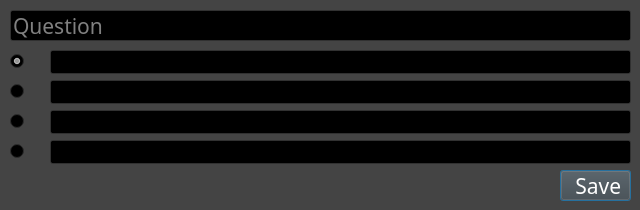
<?xml version="1.0" encoding="UTF-8"?>
<ui version="4.0">
 <class>OPTIONS_QUESTION_RADIO</class>
 <widget class="QDialog" name="OPTIONS_QUESTION_RADIO">
  <property name="geometry">
   <rect>
    <x>0</x>
    <y>0</y>
    <width>640</width>
    <height>210</height>
   </rect>
  </property>
  <property name="minimumSize">
   <size>
    <width>640</width>
    <height>210</height>
   </size>
  </property>
  <property name="maximumSize">
   <size>
    <width>640</width>
    <height>210</height>
   </size>
  </property>
  <property name="palette">
   <palette>
    <active>
     <colorrole role="WindowText">
      <brush brushstyle="SolidPattern">
       <color alpha="255">
        <red>255</red>
        <green>255</green>
        <blue>255</blue>
       </color>
      </brush>
     </colorrole>
     <colorrole role="Button">
      <brush brushstyle="SolidPattern">
       <color alpha="255">
        <red>68</red>
        <green>68</green>
        <blue>68</blue>
       </color>
      </brush>
     </colorrole>
     <colorrole role="Light">
      <brush brushstyle="SolidPattern">
       <color alpha="255">
        <red>102</red>
        <green>102</green>
        <blue>102</blue>
       </color>
      </brush>
     </colorrole>
     <colorrole role="Midlight">
      <brush brushstyle="SolidPattern">
       <color alpha="255">
        <red>85</red>
        <green>85</green>
        <blue>85</blue>
       </color>
      </brush>
     </colorrole>
     <colorrole role="Dark">
      <brush brushstyle="SolidPattern">
       <color alpha="255">
        <red>34</red>
        <green>34</green>
        <blue>34</blue>
       </color>
      </brush>
     </colorrole>
     <colorrole role="Mid">
      <brush brushstyle="SolidPattern">
       <color alpha="255">
        <red>45</red>
        <green>45</green>
        <blue>45</blue>
       </color>
      </brush>
     </colorrole>
     <colorrole role="Text">
      <brush brushstyle="SolidPattern">
       <color alpha="255">
        <red>255</red>
        <green>255</green>
        <blue>255</blue>
       </color>
      </brush>
     </colorrole>
     <colorrole role="BrightText">
      <brush brushstyle="SolidPattern">
       <color alpha="255">
        <red>255</red>
        <green>255</green>
        <blue>255</blue>
       </color>
      </brush>
     </colorrole>
     <colorrole role="ButtonText">
      <brush brushstyle="SolidPattern">
       <color alpha="255">
        <red>255</red>
        <green>255</green>
        <blue>255</blue>
       </color>
      </brush>
     </colorrole>
     <colorrole role="Base">
      <brush brushstyle="SolidPattern">
       <color alpha="255">
        <red>0</red>
        <green>0</green>
        <blue>0</blue>
       </color>
      </brush>
     </colorrole>
     <colorrole role="Window">
      <brush brushstyle="SolidPattern">
       <color alpha="255">
        <red>68</red>
        <green>68</green>
        <blue>68</blue>
       </color>
      </brush>
     </colorrole>
     <colorrole role="Shadow">
      <brush brushstyle="SolidPattern">
       <color alpha="255">
        <red>0</red>
        <green>0</green>
        <blue>0</blue>
       </color>
      </brush>
     </colorrole>
     <colorrole role="AlternateBase">
      <brush brushstyle="SolidPattern">
       <color alpha="255">
        <red>34</red>
        <green>34</green>
        <blue>34</blue>
       </color>
      </brush>
     </colorrole>
     <colorrole role="ToolTipBase">
      <brush brushstyle="SolidPattern">
       <color alpha="255">
        <red>255</red>
        <green>255</green>
        <blue>220</blue>
       </color>
      </brush>
     </colorrole>
     <colorrole role="ToolTipText">
      <brush brushstyle="SolidPattern">
       <color alpha="255">
        <red>0</red>
        <green>0</green>
        <blue>0</blue>
       </color>
      </brush>
     </colorrole>
    </active>
    <inactive>
     <colorrole role="WindowText">
      <brush brushstyle="SolidPattern">
       <color alpha="255">
        <red>255</red>
        <green>255</green>
        <blue>255</blue>
       </color>
      </brush>
     </colorrole>
     <colorrole role="Button">
      <brush brushstyle="SolidPattern">
       <color alpha="255">
        <red>68</red>
        <green>68</green>
        <blue>68</blue>
       </color>
      </brush>
     </colorrole>
     <colorrole role="Light">
      <brush brushstyle="SolidPattern">
       <color alpha="255">
        <red>102</red>
        <green>102</green>
        <blue>102</blue>
       </color>
      </brush>
     </colorrole>
     <colorrole role="Midlight">
      <brush brushstyle="SolidPattern">
       <color alpha="255">
        <red>85</red>
        <green>85</green>
        <blue>85</blue>
       </color>
      </brush>
     </colorrole>
     <colorrole role="Dark">
      <brush brushstyle="SolidPattern">
       <color alpha="255">
        <red>34</red>
        <green>34</green>
        <blue>34</blue>
       </color>
      </brush>
     </colorrole>
     <colorrole role="Mid">
      <brush brushstyle="SolidPattern">
       <color alpha="255">
        <red>45</red>
        <green>45</green>
        <blue>45</blue>
       </color>
      </brush>
     </colorrole>
     <colorrole role="Text">
      <brush brushstyle="SolidPattern">
       <color alpha="255">
        <red>255</red>
        <green>255</green>
        <blue>255</blue>
       </color>
      </brush>
     </colorrole>
     <colorrole role="BrightText">
      <brush brushstyle="SolidPattern">
       <color alpha="255">
        <red>255</red>
        <green>255</green>
        <blue>255</blue>
       </color>
      </brush>
     </colorrole>
     <colorrole role="ButtonText">
      <brush brushstyle="SolidPattern">
       <color alpha="255">
        <red>255</red>
        <green>255</green>
        <blue>255</blue>
       </color>
      </brush>
     </colorrole>
     <colorrole role="Base">
      <brush brushstyle="SolidPattern">
       <color alpha="255">
        <red>0</red>
        <green>0</green>
        <blue>0</blue>
       </color>
      </brush>
     </colorrole>
     <colorrole role="Window">
      <brush brushstyle="SolidPattern">
       <color alpha="255">
        <red>68</red>
        <green>68</green>
        <blue>68</blue>
       </color>
      </brush>
     </colorrole>
     <colorrole role="Shadow">
      <brush brushstyle="SolidPattern">
       <color alpha="255">
        <red>0</red>
        <green>0</green>
        <blue>0</blue>
       </color>
      </brush>
     </colorrole>
     <colorrole role="AlternateBase">
      <brush brushstyle="SolidPattern">
       <color alpha="255">
        <red>34</red>
        <green>34</green>
        <blue>34</blue>
       </color>
      </brush>
     </colorrole>
     <colorrole role="ToolTipBase">
      <brush brushstyle="SolidPattern">
       <color alpha="255">
        <red>255</red>
        <green>255</green>
        <blue>220</blue>
       </color>
      </brush>
     </colorrole>
     <colorrole role="ToolTipText">
      <brush brushstyle="SolidPattern">
       <color alpha="255">
        <red>0</red>
        <green>0</green>
        <blue>0</blue>
       </color>
      </brush>
     </colorrole>
    </inactive>
    <disabled>
     <colorrole role="WindowText">
      <brush brushstyle="SolidPattern">
       <color alpha="255">
        <red>34</red>
        <green>34</green>
        <blue>34</blue>
       </color>
      </brush>
     </colorrole>
     <colorrole role="Button">
      <brush brushstyle="SolidPattern">
       <color alpha="255">
        <red>68</red>
        <green>68</green>
        <blue>68</blue>
       </color>
      </brush>
     </colorrole>
     <colorrole role="Light">
      <brush brushstyle="SolidPattern">
       <color alpha="255">
        <red>102</red>
        <green>102</green>
        <blue>102</blue>
       </color>
      </brush>
     </colorrole>
     <colorrole role="Midlight">
      <brush brushstyle="SolidPattern">
       <color alpha="255">
        <red>85</red>
        <green>85</green>
        <blue>85</blue>
       </color>
      </brush>
     </colorrole>
     <colorrole role="Dark">
      <brush brushstyle="SolidPattern">
       <color alpha="255">
        <red>34</red>
        <green>34</green>
        <blue>34</blue>
       </color>
      </brush>
     </colorrole>
     <colorrole role="Mid">
      <brush brushstyle="SolidPattern">
       <color alpha="255">
        <red>45</red>
        <green>45</green>
        <blue>45</blue>
       </color>
      </brush>
     </colorrole>
     <colorrole role="Text">
      <brush brushstyle="SolidPattern">
       <color alpha="255">
        <red>34</red>
        <green>34</green>
        <blue>34</blue>
       </color>
      </brush>
     </colorrole>
     <colorrole role="BrightText">
      <brush brushstyle="SolidPattern">
       <color alpha="255">
        <red>255</red>
        <green>255</green>
        <blue>255</blue>
       </color>
      </brush>
     </colorrole>
     <colorrole role="ButtonText">
      <brush brushstyle="SolidPattern">
       <color alpha="255">
        <red>34</red>
        <green>34</green>
        <blue>34</blue>
       </color>
      </brush>
     </colorrole>
     <colorrole role="Base">
      <brush brushstyle="SolidPattern">
       <color alpha="255">
        <red>68</red>
        <green>68</green>
        <blue>68</blue>
       </color>
      </brush>
     </colorrole>
     <colorrole role="Window">
      <brush brushstyle="SolidPattern">
       <color alpha="255">
        <red>68</red>
        <green>68</green>
        <blue>68</blue>
       </color>
      </brush>
     </colorrole>
     <colorrole role="Shadow">
      <brush brushstyle="SolidPattern">
       <color alpha="255">
        <red>0</red>
        <green>0</green>
        <blue>0</blue>
       </color>
      </brush>
     </colorrole>
     <colorrole role="AlternateBase">
      <brush brushstyle="SolidPattern">
       <color alpha="255">
        <red>68</red>
        <green>68</green>
        <blue>68</blue>
       </color>
      </brush>
     </colorrole>
     <colorrole role="ToolTipBase">
      <brush brushstyle="SolidPattern">
       <color alpha="255">
        <red>255</red>
        <green>255</green>
        <blue>220</blue>
       </color>
      </brush>
     </colorrole>
     <colorrole role="ToolTipText">
      <brush brushstyle="SolidPattern">
       <color alpha="255">
        <red>0</red>
        <green>0</green>
        <blue>0</blue>
       </color>
      </brush>
     </colorrole>
    </disabled>
   </palette>
  </property>
  <property name="font">
   <font>
    <family>Calibri Light</family>
    <pointsize>16</pointsize>
   </font>
  </property>
  <property name="windowTitle">
   <string>Options for Radio</string>
  </property>
  <property name="windowIcon">
   <iconset>
    <normaloff>question_radio/question_radio.png</normaloff>question_radio/question_radio.png</iconset>
  </property>
  <widget class="QPushButton" name="save">
   <property name="enabled">
    <bool>true</bool>
   </property>
   <property name="geometry">
    <rect>
     <x>560</x>
     <y>170</y>
     <width>71</width>
     <height>31</height>
    </rect>
   </property>
   <property name="font">
    <font>
     <family>Calibri Light</family>
     <pointsize>16</pointsize>
    </font>
   </property>
   <property name="cursor">
    <cursorShape>ArrowCursor</cursorShape>
   </property>
   <property name="text">
    <string> Save</string>
   </property>
   <property name="icon">
    <iconset>
     <normaloff>general/dialog_ok.png</normaloff>general/dialog_ok.png</iconset>
   </property>
   <property name="iconSize">
    <size>
     <width>16</width>
     <height>16</height>
    </size>
   </property>
  </widget>
  <widget class="QRadioButton" name="answer_true_1">
   <property name="geometry">
    <rect>
     <x>10</x>
     <y>50</y>
     <width>41</width>
     <height>22</height>
    </rect>
   </property>
   <property name="toolTip">
    <string>true answer</string>
   </property>
   <property name="text">
    <string/>
   </property>
   <property name="icon">
    <iconset>
     <normaloff>general/answer_true.png</normaloff>general/answer_true.png</iconset>
   </property>
   <property name="checked">
    <bool>true</bool>
   </property>
  </widget>
  <widget class="QLineEdit" name="answer_text_1">
   <property name="geometry">
    <rect>
     <x>50</x>
     <y>50</y>
     <width>581</width>
     <height>24</height>
    </rect>
   </property>
   <property name="toolTip">
    <string>item text</string>
   </property>
   <property name="text">
    <string/>
   </property>
  </widget>
  <widget class="QRadioButton" name="answer_true_2">
   <property name="geometry">
    <rect>
     <x>10</x>
     <y>80</y>
     <width>41</width>
     <height>22</height>
    </rect>
   </property>
   <property name="toolTip">
    <string>true answer</string>
   </property>
   <property name="text">
    <string/>
   </property>
   <property name="icon">
    <iconset>
     <normaloff>general/answer_true.png</normaloff>general/answer_true.png</iconset>
   </property>
  </widget>
  <widget class="QLineEdit" name="answer_text_2">
   <property name="geometry">
    <rect>
     <x>50</x>
     <y>80</y>
     <width>581</width>
     <height>24</height>
    </rect>
   </property>
   <property name="toolTip">
    <string>item text</string>
   </property>
   <property name="text">
    <string/>
   </property>
  </widget>
  <widget class="QRadioButton" name="answer_true_3">
   <property name="geometry">
    <rect>
     <x>10</x>
     <y>110</y>
     <width>41</width>
     <height>22</height>
    </rect>
   </property>
   <property name="toolTip">
    <string>true answer</string>
   </property>
   <property name="text">
    <string/>
   </property>
   <property name="icon">
    <iconset>
     <normaloff>general/answer_true.png</normaloff>general/answer_true.png</iconset>
   </property>
  </widget>
  <widget class="QLineEdit" name="answer_text_3">
   <property name="geometry">
    <rect>
     <x>50</x>
     <y>110</y>
     <width>581</width>
     <height>24</height>
    </rect>
   </property>
   <property name="toolTip">
    <string>item text</string>
   </property>
   <property name="text">
    <string/>
   </property>
  </widget>
  <widget class="QRadioButton" name="answer_true_4">
   <property name="geometry">
    <rect>
     <x>10</x>
     <y>140</y>
     <width>41</width>
     <height>22</height>
    </rect>
   </property>
   <property name="toolTip">
    <string>true answer</string>
   </property>
   <property name="text">
    <string/>
   </property>
   <property name="icon">
    <iconset>
     <normaloff>general/answer_true.png</normaloff>general/answer_true.png</iconset>
   </property>
  </widget>
  <widget class="QLineEdit" name="answer_text_4">
   <property name="geometry">
    <rect>
     <x>50</x>
     <y>140</y>
     <width>581</width>
     <height>24</height>
    </rect>
   </property>
   <property name="toolTip">
    <string>item text</string>
   </property>
   <property name="text">
    <string/>
   </property>
  </widget>
  <widget class="QLineEdit" name="question">
   <property name="geometry">
    <rect>
     <x>10</x>
     <y>10</y>
     <width>621</width>
     <height>31</height>
    </rect>
   </property>
   <property name="font">
    <font>
     <family>Calibri Light</family>
     <pointsize>16</pointsize>
    </font>
   </property>
   <property name="placeholderText">
    <string>Question</string>
   </property>
  </widget>
 </widget>
 <tabstops>
  <tabstop>answer_true_1</tabstop>
  <tabstop>answer_true_2</tabstop>
  <tabstop>answer_true_3</tabstop>
  <tabstop>answer_true_4</tabstop>
  <tabstop>answer_text_1</tabstop>
  <tabstop>answer_text_2</tabstop>
  <tabstop>answer_text_3</tabstop>
  <tabstop>answer_text_4</tabstop>
  <tabstop>save</tabstop>
 </tabstops>
 <resources/>
 <connections/>
</ui>
